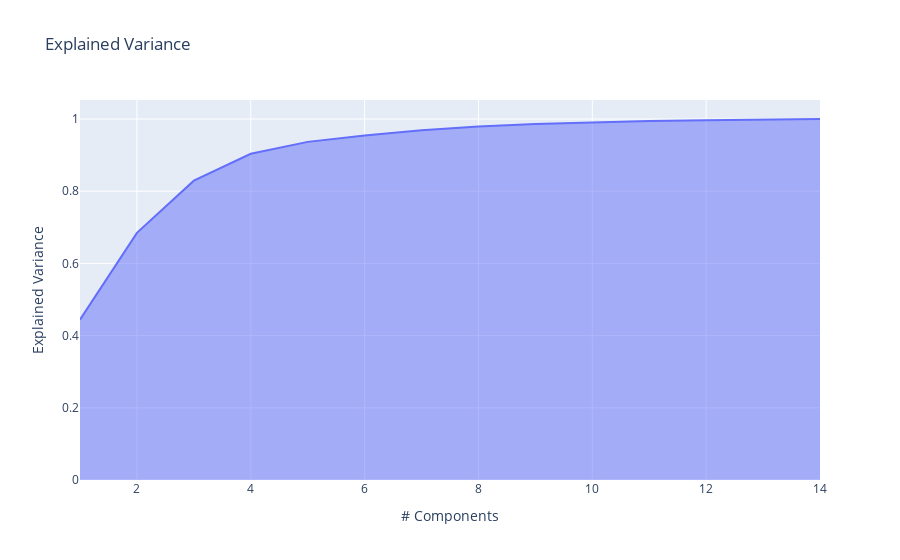

Notebook code for this chart:
### Markdown cell above
### Explained Variance

### Code cell
import plotly.express as px

exp_var_cumul = np.cumsum(pca.explained_variance_ratio_)

px.area(
    x=range(1, exp_var_cumul.shape[0] + 1),
    y=exp_var_cumul,
    labels={"x": "# Components", "y": "Explained Variance"}, 
    title="Explained Variance"
)

### Figure 1 — Plotly figure (JSON) as saved in the notebook; plotly's stock layout.template omitted (floating-point values rounded to 4 significant figures)
{"data": [{"fillpattern": {"shape": ""}, "hovertemplate": "# Components=%{x}<br>Explained Variance=%{y}<extra></extra>", "legendgroup": "", "line": {"color": "#636efa"}, "marker": {"symbol": "circle"}, "mode": "lines", "name": "", "orientation": "v", "showlegend": false, "stackgroup": "1", "type": "scatter", "x": [1, 2, 3, 4, 5, 6, 7, 8, 9, 10, 11, 12, 13, 14], "xaxis": "x", "y": [0.4441, 0.6845, 0.8292, 0.9038, 0.9366, 0.9545, 0.969, 0.9791, 0.9861, 0.9909, 0.9944, 0.9968, 0.9989, 1], "yaxis": "y"}], "layout": {"legend": {"tracegroupgap": 0}, "title": {"text": "Explained Variance"}, "xaxis": {"anchor": "y", "domain": [0, 1], "title": {"text": "# Components"}}, "yaxis": {"anchor": "x", "domain": [0, 1], "title": {"text": "Explained Variance"}}}}
